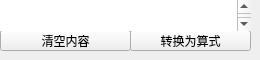
    <widget class="QWidget" name="page_3">
     <widget class="QPlainTextEdit" name="plainTextEdit_Medit">
      <property name="enabled">
       <bool>true</bool>
      </property>
      <property name="geometry">
       <rect>
        <x>0</x>
        <y>0</y>
        <width>251</width>
        <height>31</height>
       </rect>
      </property>
      <property name="font">
       <font>
        <family>微软雅黑</family>
        <pointsize>12</pointsize>
       </font>
      </property>
      <property name="frameShape">
       <enum>QFrame::NoFrame</enum>
      </property>
      <property name="lineWidth">
       <number>0</number>
      </property>
      <property name="readOnly">
       <bool>false</bool>
      </property>
     </widget>
     <widget class="QToolButton" name="toolButton_3">
      <property name="geometry">
       <rect>
        <x>130</x>
        <y>30</y>
        <width>121</width>
        <height>21</height>
       </rect>
      </property>
      <property name="text">
       <string>转换为算式</string>
      </property>
     </widget>
     <widget class="QToolButton" name="toolButton_2">
      <property name="geometry">
       <rect>
        <x>0</x>
        <y>30</y>
        <width>131</width>
        <height>21</height>
       </rect>
      </property>
      <property name="text">
       <string>清空内容</string>
      </property>
     </widget>
     <zorder>toolButton_3</zorder>
     <zorder>toolButton_2</zorder>
     <zorder>plainTextEdit_Medit</zorder>
    </widget>
